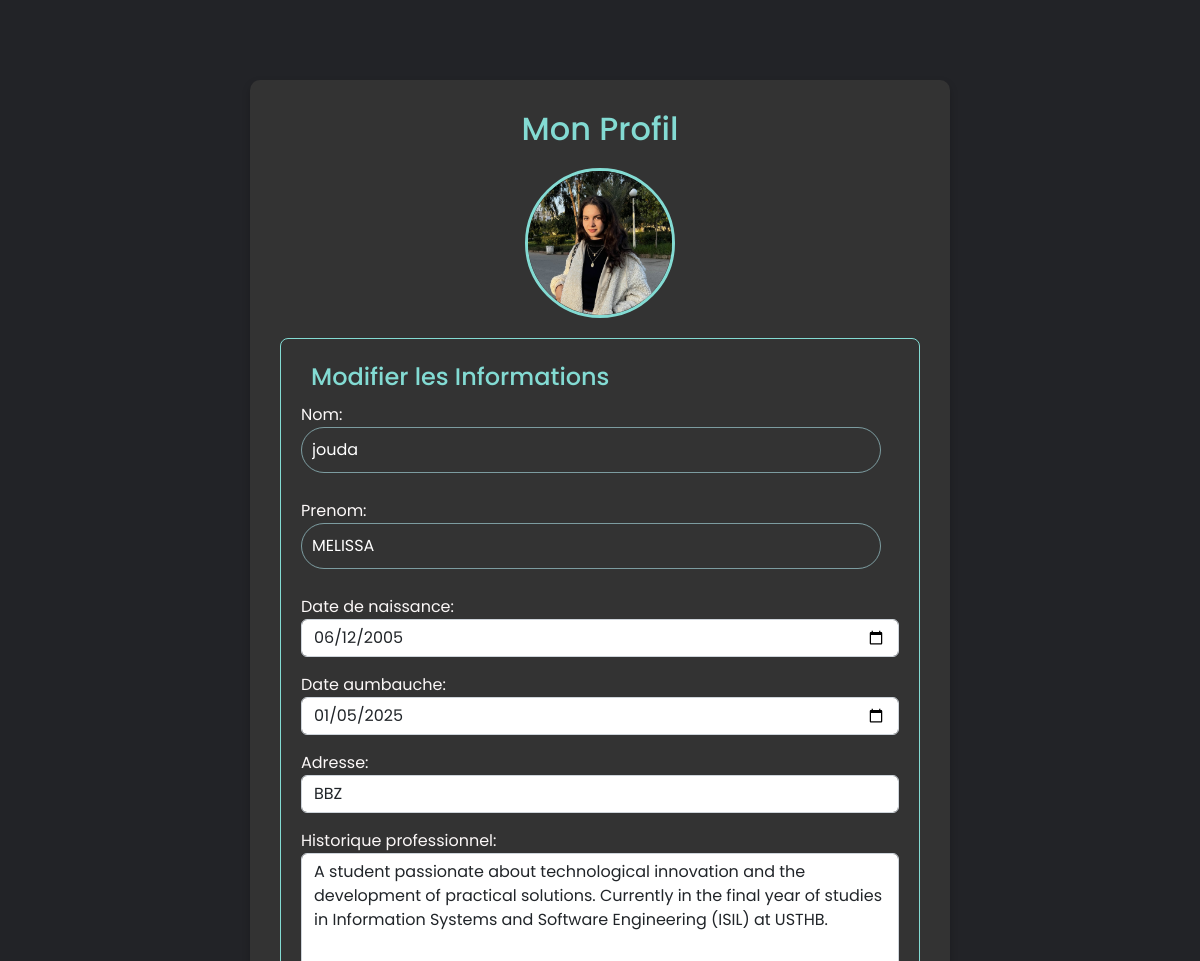
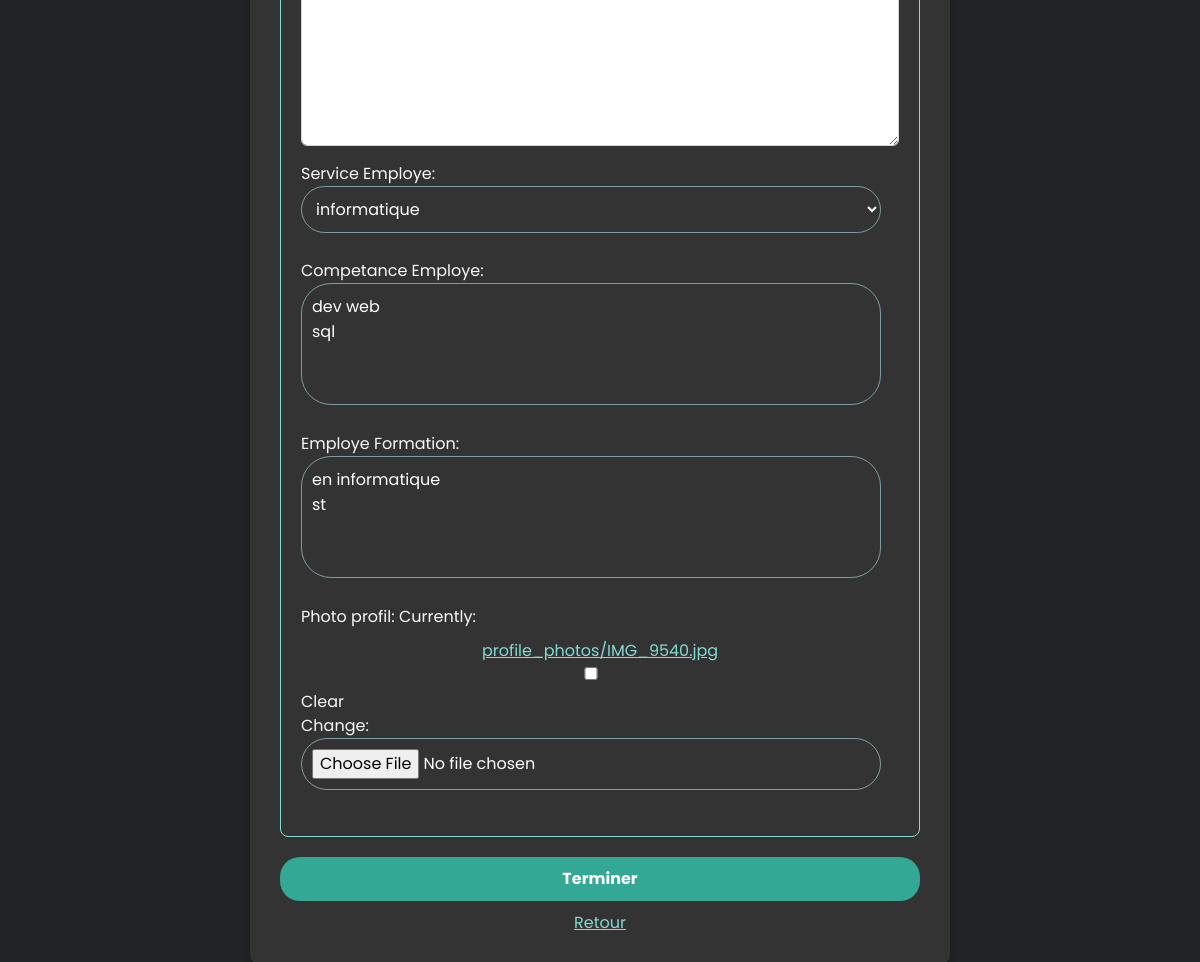
/acceuil-emp/profil/1/, run on the app's committed database (2 pictures, top to bottom).
### app1/models.py (models this page shows, shortened)
class Employe(models.Model):
    nom= models.CharField(max_length=20)
    prenom= models.CharField(max_length=20)
    date_de_naissance= models.DateField(default=timezone.now)
    date_aumbauche= models.DateField(default=timezone.now)
    adresse= models.CharField(max_length=30)
    Historique_professionnel= models.CharField(max_length=500)
    Service_Employe= models.ForeignKey(Service, on_delete=models.CASCADE)
    Competance_Employe=models.ManyToManyField(Competances, related_name="comp", blank=True)
    Employe_Formation= models.ManyToManyField(Formations, related_name="frm", blank=True)
    Employe_Utilisateur= models.OneToOneField(Utilisateur, on_delete=models.CASCADE, related_name="employe")
    photo_profil = models.ImageField(upload_to='profile_photos/', null=True, blank=True)

### app1/views.py (the view)
# urls.py: path('acceuil-emp/profil/<int:utilisateur_id>/', views.profil_employe, name='profil_employe'),
def profil_employe(request, utilisateur_id):
    utilisateur = get_object_or_404(Utilisateur, id=utilisateur_id)
    try:
        employe = utilisateur.employe  # Employé lié à l'utilisateur
    except Employe.DoesNotExist:
        return redirect('error_page')  # Si l'utilisateur n'a pas d'employé, redirige vers une page d'erreur
    if request.method == 'POST':
        form = EmployeProfileForm(request.POST,request.FILES, instance=employe)
        if form.is_valid():
            form.save()  # Sauvegarder les modifications
            return redirect('acceuil-emp', utilisateur_id=utilisateur.id)  # Rediriger vers la même page
    else:
        form = EmployeProfileForm(instance=employe)
    return render(request, 'profil_employe.html', {'form': form, 'employe': employe, 'utilisateur': utilisateur})

### app1/forms.py
class EmployeProfileForm(forms.ModelForm):
    class Meta:
        model = Employe
        fields = [
            'nom',
            'prenom',
            'date_de_naissance',
            'date_aumbauche',
            'adresse',
            'Historique_professionnel',
            'Service_Employe',
            'Competance_Employe',
            'Employe_Formation',
            'photo_profil'
        ]
        widgets = {
            'date_de_naissance': forms.DateInput(attrs={'type': 'date', 'class': 'form-control'}),
            'date_aumbauche': forms.DateInput(attrs={'type': 'date', 'class': 'form-control'}),
            'adresse': forms.TextInput(attrs={'class': 'form-control'}),
            'Historique_professionnel': forms.Textarea(attrs={'class': 'form-control'}),
        }

### app1/models.py (called while the page is built)
    def __str__(self):
        return self.Nom

    def __str__(self):
        return self.descripton

    def __str__(self):
        return self.nom_formation

### app1/templates/profil_employe.html (shortened to what this page needs)
<!DOCTYPE html>
<html lang="en">
{% load static %}
<head>
    <link rel="stylesheet" href="{% static 'css/bootstrap.min.css' %}">
</head>
<body>
    <div class="container">
        <h2>Mon Profil</h2>
        <div>
            {% if employe.photo_profil %}
                <img src="{{ employe.photo_profil.url }}" alt="Photo de profil" class="profile-photo" id="profile-photo">
            {% else %}
                <img src="{% static 'images/default-avatar.jpg' %}" alt="Photo de profil par défaut" class="profile-photo" id="profile-photo">
            {% endif %}
        </div>
        <form method="post" enctype="multipart/form-data">
            <fieldset>
                <legend>Modifier les Informations</legend>
                {{ form.as_p }}
            </fieldset>
            <button type="submit" class="btn btn-primary">Terminer</button>
            <a href="{% url 'acceuil-emp' utilisateur_id=utilisateur.id %}" class="btn-secondary">Retour</a>
        </form>
    </div>
</body>
</html>

### app1/templates/profil_employe.html (style rules this page uses)
* { margin: 0; padding: 0; box-sizing: border-box; font-family: 'Poppins', sans-serif; text-decoration: none; list-style: none; }
:root { --bg-color: #222327; --text-color: #fcf8f8; --main-color: #83dbd3; --secondary-color: #555; }
body { background-color: var(--bg-color); color: var(--text-color); }
.container { background-color: #333; padding: 30px; border-radius: 10px; box-shadow: 0 4px 8px rgba(0, 0, 0, 0.2); margin-top: 80px; max-width: 700px; }
h2 { text-align: center; margin-bottom: 20px; color: var(--main-color); }
.profile-photo { width: 150px; height: 150px; border-radius: 50%; object-fit: cover; border: 3px solid var(--main-color); cursor: pointer; margin: 20px auto; display: block; }
fieldset { border: 1px solid var(--main-color); border-radius: 8px; padding: 20px; margin-bottom: 20px; }
legend { color: var(--main-color); padding: 0 10px; font-weight: 500; }
input, select { width: 97%; background-color: transparent; border: none; outline: none; border-radius: 30px; border: 1px solid rgba(167, 219, 225, 0.626); margin-bottom: 10px; color: white; padding: 10px; }
option { background-color: #333; color: white; }
.btn-primary { width: 100%; padding: 10px 15px; background-color: #32a895; color: white; border-radius: 20px; border: none; cursor: pointer; font-size: 16px; font-weight: bold; text-align: center; }
a { text-align: center; display: block; margin-top: 10px; color: var(--main-color); }

### data on the page
Employe: photo_profil (picture), nom "jouda", prenom "MELISSA", date_de_naissance "06/12/2005", date_aumbauche "01/05/2025", adresse "BBZ", Historique_professionnel "A student passionate about technological innovation and the development of practical solutions. Currently in the final year of studies in Information Systems and Software Engineering (ISIL) at USTHB.", Service_Employe "informatique"
